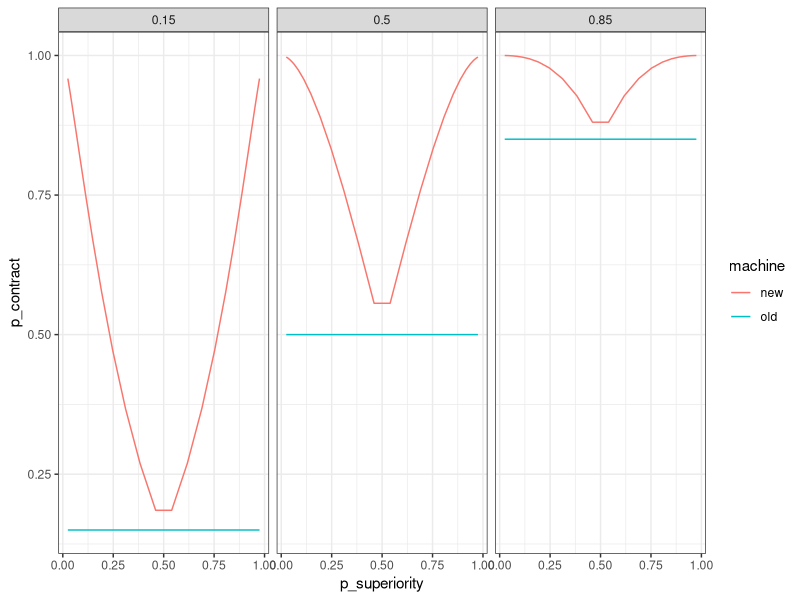

Reproduce this figure in R.
## ---- chunk 1
knitr::opts_chunk$set(echo = TRUE)
library(tidyverse)
library(gganimate)
library(RColorBrewer)
## ---- chunk 2
# linear sampling of log odds for ground truth probability of superiority for the new machine
n_trials <- 24
logodds <- seq(log(0.025/(1-0.025)), log(0.975/(1-0.975)), length.out = n_trials) # 8
p_superiority <- 1 / (1 + exp(-logodds))

print(p_superiority)
## ---- chunk 3
# baseline probability of gaining/keeping a contract with the old machine 
baseline <- c(.15, .5, .85) # c(.15, .5)

# initialize data conditions dataframe
conds_df <- data.frame(
  "p_superiority" = rep(p_superiority, length(baseline)),
  "baseline" = sort(rep(baseline, length(p_superiority))))

head(conds_df)
## ---- chunk 4
# # ratio (K) of value of contract (X) over cost of intervention (C) 
# K <- seq(1.5, 7, .1) # c(2.1)
# 
# # initialize data conditions dataframe
# conds_df <- data.frame(
#   "p_superiority" = rep(p_superiority, length(baseline) * length(K)),
#   "baseline" = rep(sort(rep(baseline, length(p_superiority))), length(K)),
#   "K" = sort(rep(K, length(p_superiority) * length(baseline))))

# ratio (K) of value of contract (X) over cost of intervention (C)
conds_df <- conds_df %>%
  mutate(K = if_else(baseline == .15, # set K (cost of new machine in millions) contingent on baseline,
                     1.8,             # so there are an equal number of trials where participants should vs shouldn't intervene
                     if_else(baseline == .5,
                             2.25,
                             6.85))) # where baseline == .85

head(conds_df)
## ---- chunk 5
# create a new data frame to show payoff
payoff_df <- data.frame("K" = c(1.8, 2.25, 6.85))

# starting company value and exchange rate
payoff_df <- payoff_df %>% 
  mutate(
    # starting value depends on maximum possible loss (if they pay for the new machine every time and never gain\keep the contract)
    starting_company_value = n_trials + n_trials / 2 * K, 
    # maximum ending company value (if they never pay for the new machine and always gain\keep the contract)
    max_company_value = starting_company_value + n_trials / 2 * K,
    # exchange rate should equalize the maxumum possible bonus ($4) across conditions (five decimal places are necessary to avoid substantial rounding error)
    exchange_rate = round(4 / max_company_value, 5),
    # calculate the maximum possible bonus just to check out math
    max_bonus = max_company_value * exchange_rate)

print(payoff_df)
## ---- chunk 6
# label gain vs loss framing trials based on p_superiority and add contract thresholds
conds_df <- conds_df %>% 
  mutate(frame = if_else(p_superiority > .5, "gain", "loss"),
         threshold = if_else(frame=="gain", 
                             500, # million widgets required to gain contract
                             75)) # defective widgets per million required to keep contract
## ---- chunk 7
# add columns for the mean and standard deviation of the difference in the number of widgets produced by the new vs old machine
# depending on the gain vs loss frame, these values represent millions of widgets vs defective widgets per million
conds_df <- conds_df %>%
  mutate(sd_diff = 15, # std(new - old)
         mean_diff = sd_diff * qnorm(p_superiority)) # mean(new - old)
## ---- chunk 8
# double the length of the dataframe to add information per machine, creating a stimulus dataframe with a row per distribution to visualize
stim_df <- map_df(seq_len(2), ~conds_df)
stim_df$machine <- sort(rep(c("new", "old"), length(stim_df$p_superiority)/2))

# add columns for the mean and standard deviation of widgets for each machine and the probability of gaining/keeping the contract
stim_df <- stim_df %>%
  mutate(sd = sqrt(stim_df$sd_diff ^ 2 / 2), # assume equal and independent variances in the number of widgets produced by each machine
        mean = if_else(machine=="old", 
                       if_else(frame=="gain", # old machine is at baseline
                               threshold - sd * qnorm(1 - baseline), 
                               threshold - sd * qnorm(baseline)), 
                       if_else(frame=="gain", # new machine is at difference from baseline
                               threshold - sd * qnorm(1 - baseline) + mean_diff, 
                               threshold - sd * qnorm(baseline) + mean_diff)),
        p_contract = if_else(frame=="gain", # probability of exceeding threshold to gain/keep contract
                              1 - pnorm((threshold - mean)/sd),
                              pnorm((threshold - mean)/sd)))

# spread values per machine across columns to get back to a conditions dataframe one row per trial
conds_df <- stim_df %>% # explanation: https://kieranhealy.org/blog/archives/2018/11/06/spreading-multiple-values/
  gather(variable, value, -(p_superiority:machine)) %>%
  unite(temp, machine, variable) %>%
  spread(temp, value)
## ---- chunk 9
stim_df %>% ggplot(aes(x = p_superiority, y = p_contract, color = machine)) +
  geom_line() +
  theme_bw() +
  facet_grid(. ~ baseline)
## ---- chunk 10
# determine whether or not intervention is utility optimal on each trial
conds_df <- conds_df %>%
  mutate(should_intervene = if_else(frame=="gain",
                                    (old_p_contract + 1 / K) < new_p_contract, # gain framing decision rule
                                    ((1 - old_p_contract) - 1 / K) > (1 - new_p_contract))) # loss framing decision rule

conds_df %>%
  group_by(baseline, K, frame) %>%
  summarise(intervene = sum(should_intervene), n_trials = n())
